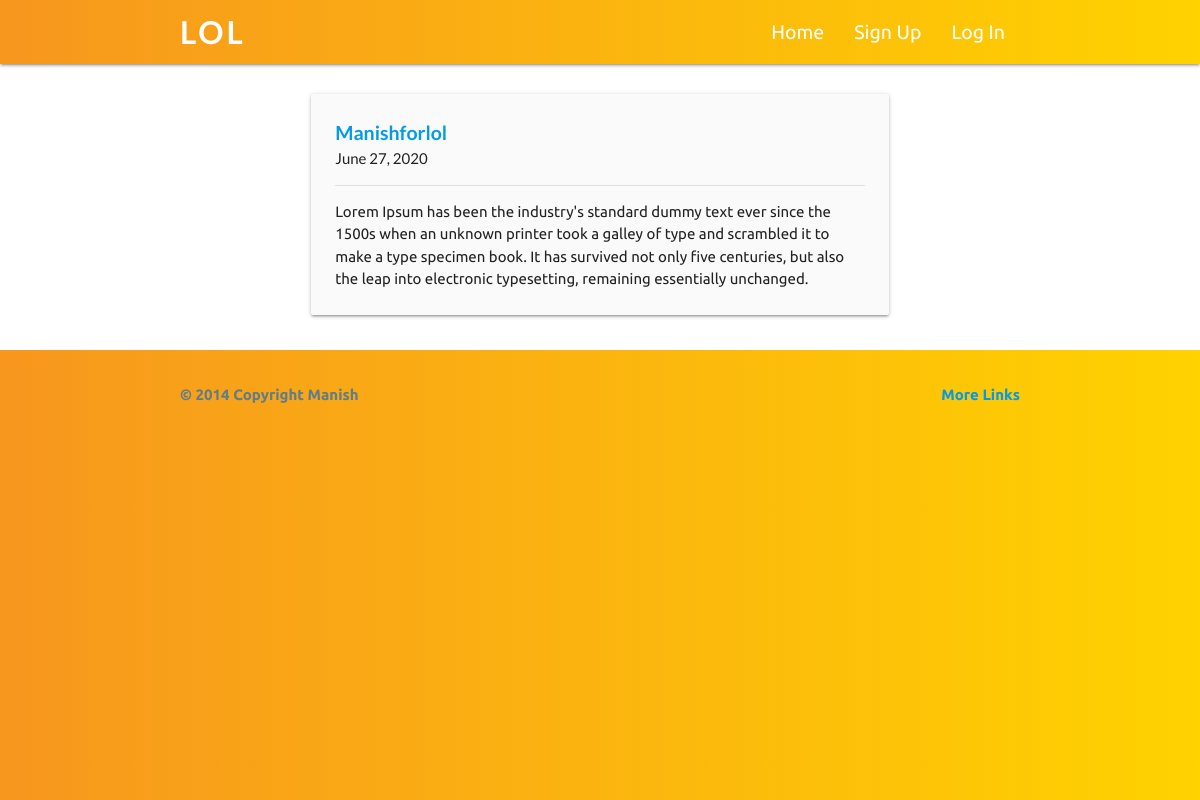
The app's page /post/17/ with its own data.
### posts/models.py (models this page shows, shortened)
class Post(models.Model):
    title = models.CharField(max_length=100)
    content = models.TextField()
    likes = models.ManyToManyField(User, related_name='likes', blank=True)
    date_posted = models.DateTimeField(default=timezone.now)
    author = models.ForeignKey(User, on_delete=models.CASCADE)

### posts/views.py (the view)
# urls.py: path('post/<int:pk>/', PostDetailView.as_view(), name="post-detail"),
class PostDetailView(DetailView):
    model = Post

### posts/templates/posts/post_detail.html (shortened to what this page needs)
{%extends 'entry/base.html'%} {%block content%}
<div>
  <div class="container-section">
    <div class="row">
      <div class="col s12 m8 offset-m2 l6 offset-l3">
        <div class="card-panel grey lighten-5 z-depth-1">
          <p
            class="author-heading"
            style="font-size: 1.3em; font-weight: bolder;"
          >
            <a href="{%url 'user-posts' object.author.username%}"
              >{{object.author}}</a
            >
          </p>
          <p class="author-heading" style="font-size: 1em; font-weight: 400;">
            {{object.date_posted|date:"F d, Y"}}
          </p>
          <div class="divider"></div>
          <p
            class="author-heading"
            style="font-size: 15px; font-family: ubuntu; margin-top: 1em;"
          >
            {{object.content}}
          </p>
        </div>
      </div>
    </div>
  </div>
</div>
{%endblock%}

### entry/static/entry/main.css (style rules this page uses)
* { margin: 0; padding: 0; }
body { display: flex; min-height: 100vh; flex-direction: column; }
.card-panel { margin-top: 2rem; font-family: lato; font-size: 15px; }
.divider { margin-top: 1em; }

### records on screen
Post: author "Manishforlol", date_posted "June 27, 2020", content "Lorem Ipsum has been the industry's standard dummy text ever since the 1500s when an unknown printer took a galley of type and scrambled it to make a type specimen book. It has survived not only five centuries, but also the leap into electronic typesetting, remaining essentially unchanged."
